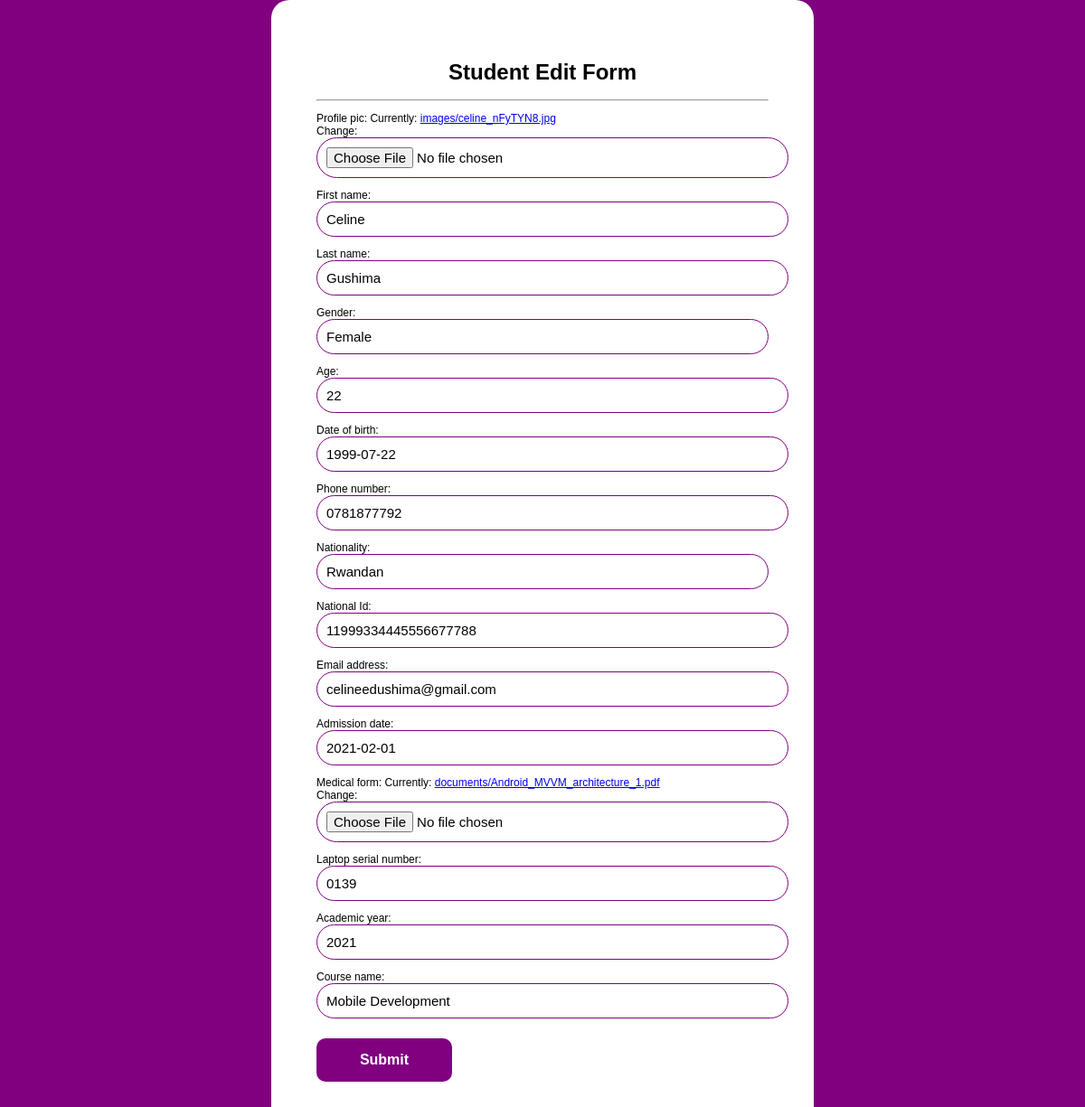
The page /student/edit/2/ on the database its author committed.
### student/models.py (models this page shows)
class Student(models.Model):
    profile_pic=models.ImageField(upload_to = 'images/')
    first_name=models.CharField(max_length=12, null=True)
    last_name=models.CharField(max_length=12, null=True)
    gender_choice=(
        ('Female','Female'),
        ('Male','Male'),
        ('3','Prefer not to say')
    )
    gender=models.CharField(max_length=8,choices=gender_choice, null=True)
    age=models.PositiveSmallIntegerField(null=True)
    date_of_birth=models.DateField(null=True)
    phone_number=models.CharField(max_length=10)
    nationality_choice=(
        ('Rwandan','Rwandan'),
        ('Kenyan','Kenyan'),
        ('Ugandan','Ugandan'),
        ('4','SouthSudanes'),
        ('5','Sudanes')
    )
    nationality=models.CharField(max_length=15,choices=nationality_choice, null=True)
    national_Id=models.CharField(max_length=20)
    email_address=models.EmailField(null=True)
    admission_date=models.DateField(null=True, blank=True)
    medical_form=models.FileField(upload_to="documents/",null=True)
    laptop_serial_number=models.CharField(max_length=30, null=True, blank= True)
    academic_year=models.CharField(max_length=12)
    course_name=models.CharField(max_length=25, null=True, blank=True)

### student/views.py (the view)
# urls.py: path("edit/<int:id>/", edit_student, name="edit_student"),
def edit_student(request, id):
    student = Student.objects.get(id=id)
    if request.method == "POST":
        form = StudentRegistrationForm(request.POST, instance=student)
        if form.is_valid():
            form.save()
        return redirect("student_list")
    else:
        form = StudentRegistrationForm(instance=student)
    return render(request, "edit_student.htm", {"form":form})

### student/forms.py
class StudentRegistrationForm(forms.ModelForm):
    class Meta:
          model= Student
          fields= "__all__"

### student/templates/edit_student.htm (shortened to what this page needs)
<!DOCTYPE html>
<html lang="en">
<head>
</head>
<body>
    <div class="reg">
   <center> <h1>Student Edit Form</h1> </center>
   <hr>
    <form method="POST" enctype="multipart/form-data">
    {{form.as_p}}
        <button type="submit" value="save">Submit</button>
    </form>
</div>
</body>
</html>

### student/templates/edit_student.htm (style rules this page uses)
body { margin:0; font-family:arial,tahoma,sans-serif; font-size:12px; font-weight:normal; direction:ltr; background:purple; background-repeat: no-repeat; }
.reg { padding:50px; width:500px; height:auto; overflow:hidden; background:white; border-radius:20px; margin: auto; }
button { background-color: purple; width: 30%; color: white; font-size: 16px; font-weight: bolder; padding: 15px; margin: 10px 0px; border: none; cursor: pointer; border-radius: 10px; }
input { width: 100%; outline: none; font-size: 15px; padding: 10px 10px; border-radius: 40px; transition: all 0.3 ease; background-color: white; border: solid 1px purple; }
select { -webkit-appearance: none; appearance: none; width: 100%; outline: none; font-size: 15px; padding: 10px 10px; border-radius: 40px; transition: all 0.3 ease; background-color: white; border: solid 1px purple; }

### rows shown on the page
Student: first_name "Celine", last_name "Gushima", gender "Female", age "22", date_of_birth "1999-07-22", phone_number "0781877792", nationality "Rwandan", national_Id "11999334445556677788", email_address "celineedushima@gmail.com", admission_date "2021-02-01", laptop_serial_number "0139", academic_year "2021", course_name "Mobile Development"
